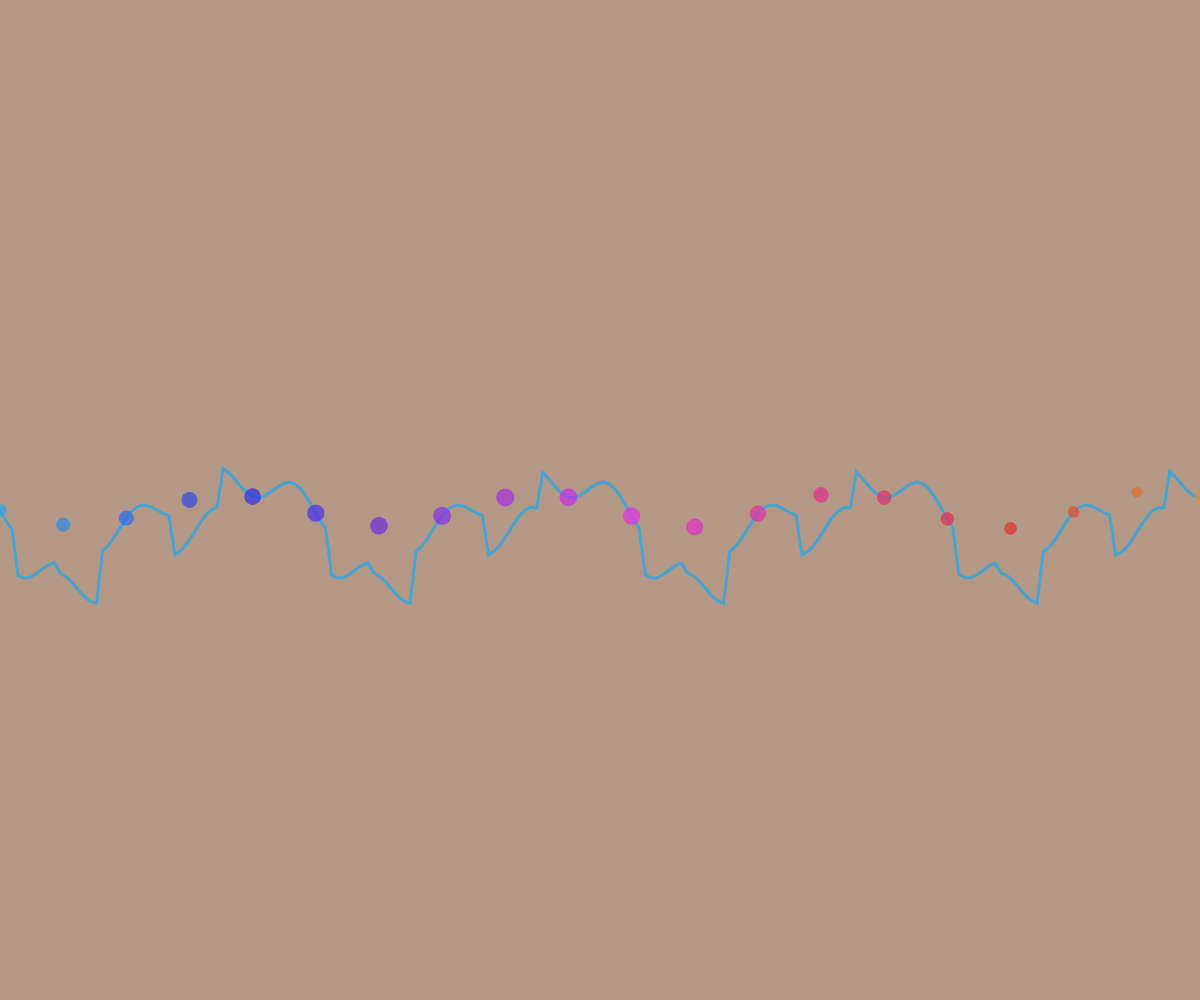
Frame 1 (no input)
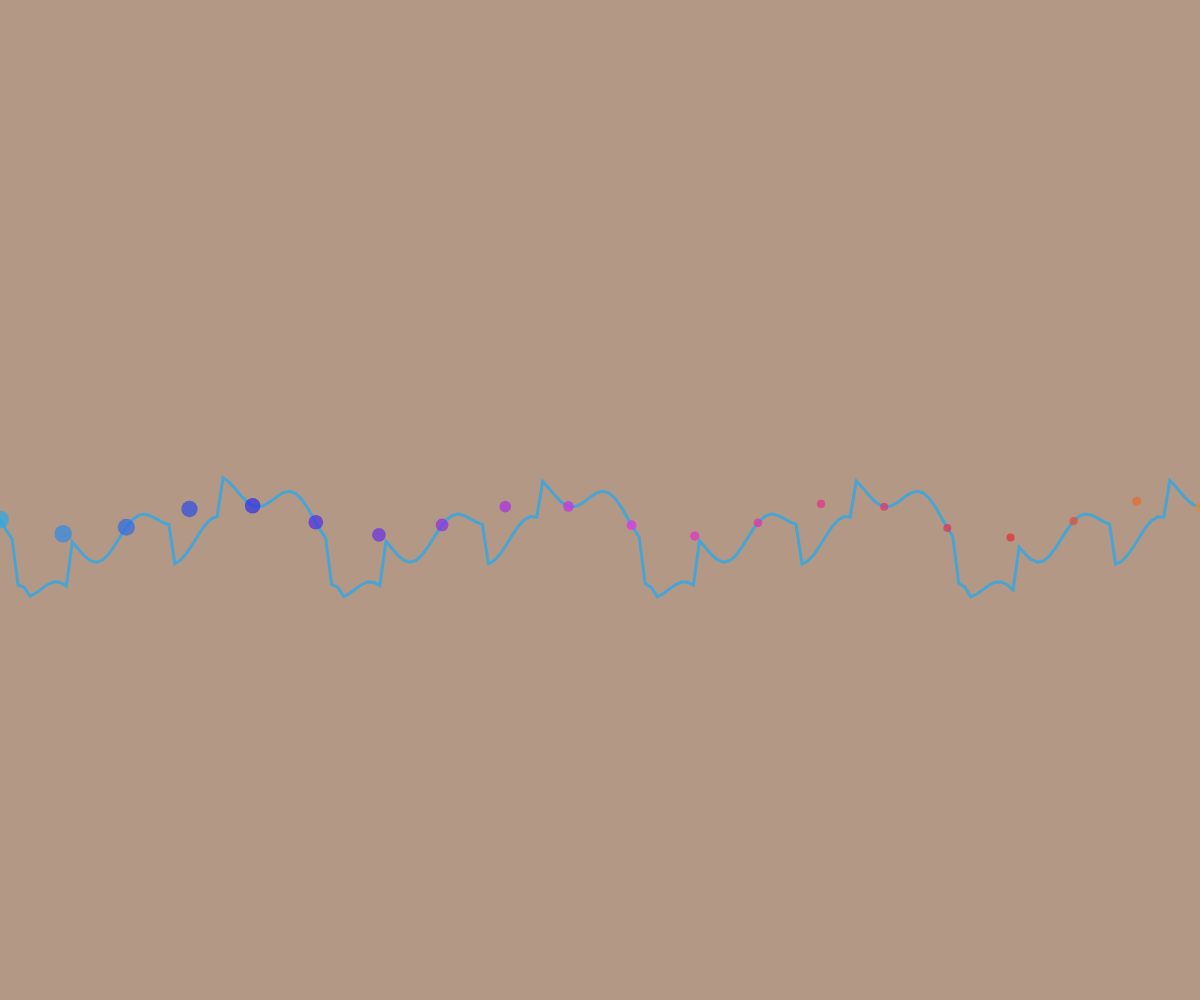
Frame 60 (no input)
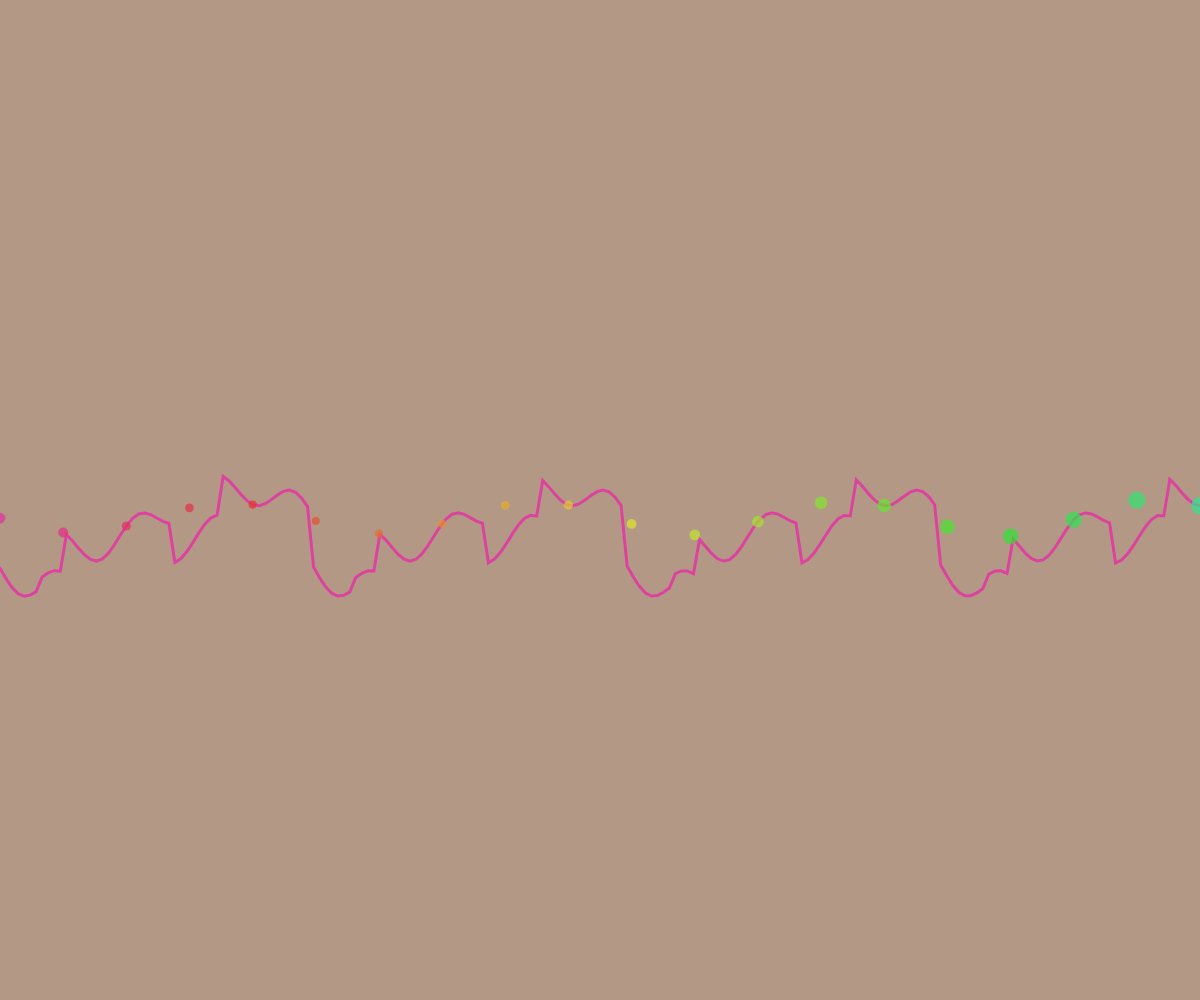
Frame 120 (the mouse pressed at the canvas centre since frame 60)

The p5.js sketch that drew these frames (run headless with seeded random() and noise() and a simulated clock; from frame 60 on, the mouse is pressed at the canvas centre):

// p5.js sketch
// ── sketch.js
let waveHue = 200;
let pulseSpeed = 0.02;
let wavePoints = [];

function setup() {
  createCanvas(windowWidth, windowHeight);
  colorMode(HSB, 360, 100, 100, 100);
  
  // Pre-calculate wave positions for smooth EKG pattern
  for (let i = 0; i < 200; i++) {
    let t = i / 200;
    wavePoints.push(t);
  }
}

function draw() {
  // Deep indigo static background
  background(25, 25, 70);
  
  // Calculate current wave offset based on pulse
  let waveOffset = sin(frameCount * pulseSpeed) * 0.5 + 0.5;
  
  // Draw the waveform - a continuous line across the canvas
  noFill();
  stroke(waveHue, 80, 90, 80);
  strokeWeight(3);
  
  beginShape();
  for (let i = 0; i < wavePoints.length; i++) {
    let t = map(i, 0, wavePoints.length - 1, 0, width);
    
    // Create EKG-like waveform pattern
    let baseY = height * 0.5;
    let waveform = sin(t * 0.02) * 30;
    let harmonic = sin(t * 0.08) * 15;
    let ekgPattern1 = sin(t * 0.04) > 0.5 ? 40 : 0;
    
    // Add distinctive EKG spikes
    if (sin(t * 0.02 + frameCount * 0.01) > 0.9) {
      ekgPattern1 = 50;
    }
    
    let y = baseY + waveform + harmonic + ekgPattern1 + (waveOffset * 20);
    vertex(t, y);
  }
  endShape();
  
  // Add pulsing circles along the wave
  noStroke();
  for (let i = 0; i < 20; i++) {
    let tIndex = floor(map(i, 0, 19, 0, wavePoints.length));
    let t = map(i, 0, 19, 0, width);
    let baseY = height * 0.5;
    let waveform = sin(t * 0.02) * 30;
    let harmonic = sin(t * 0.08) * 15;
    let y = baseY + waveform + harmonic + (waveOffset * 20);
    
    // Pulsing effect based on position and time
    let pulse = sin(frameCount * 0.03 + i * 0.2) * 0.5 + 0.5;
    let circleSize = 8 + pulse * 10;
    
    fill((waveHue + i * 10) % 360, 80, 90, 70);
    ellipse(t, y, circleSize);
  }
}

function windowResized() {
  resizeCanvas(windowWidth, windowHeight);
}

function mousePressed() {
  // Change hue and pulse speed on click
  waveHue = (waveHue + random(50, 150)) % 360;
  pulseSpeed = random(0.01, 0.05);
}
